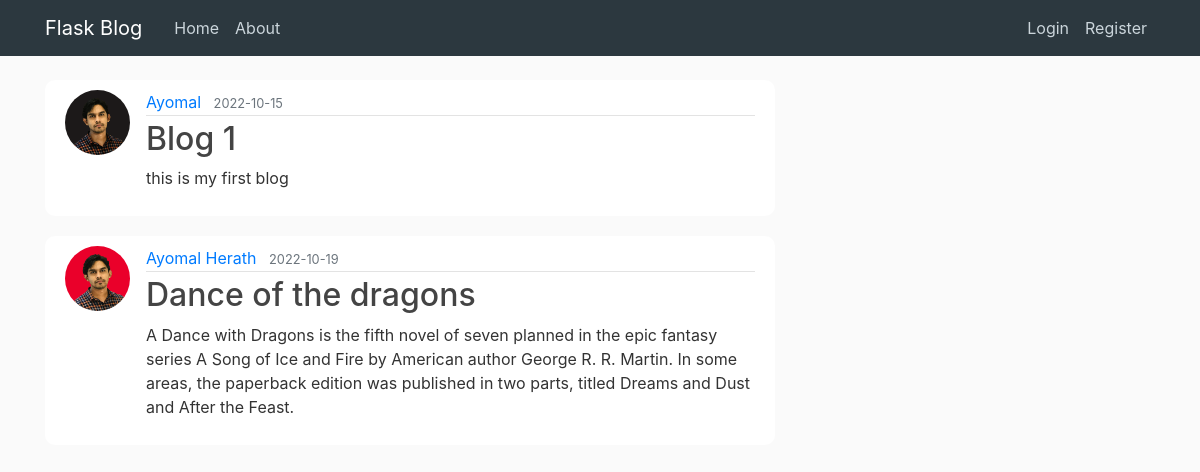
Page /home on the earlier database version.
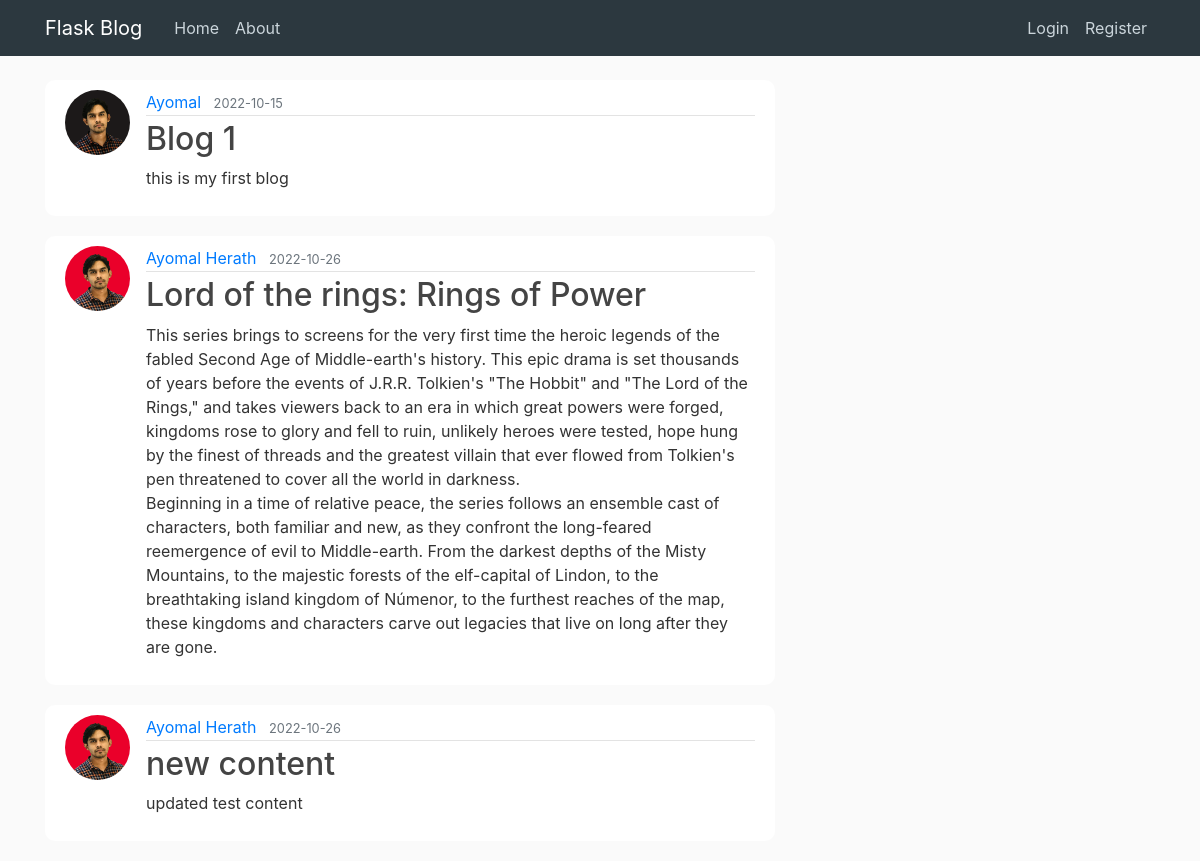
Same page on the later database version.
### blog/models.py (models this page shows, shortened)
class Post(db.Model):
    id = db.Column(db.Integer, primary_key=True)
    title = db.Column(db.String(100), nullable=False)
    date_posted = db.Column(db.DateTime, nullable=False, default=datetime.utcnow)
    content = db.Column(db.Text, nullable=False)
    user_id = db.Column(db.Integer, db.ForeignKey('user.id'), nullable=False)

class User(db.Model, UserMixin):
    id = db.Column(db.Integer, primary_key=True)
    username = db.Column(db.String(20), unique=True, nullable=False)
    email = db.Column(db.String(120), unique=True, nullable=False)
    image_file = db.Column(db.String(20), nullable=False, default='default.jpg')
    password = db.Column(db.String(60), nullable=False)
    posts = db.relationship('Post', backref='author', lazy=True)

### blog/routes.py (the view)
@app.route("/")
@app.route("/home")
def home():
    posts = Post.query.all()
    return render_template('home.html', posts=posts)

### blog/templates/home.html
{% extends "layout.html" %}
{% block content %}
    {% for post in posts %}
        <article class="media content-section">
            <img src="{{ url_for('static', filename='profile_pics/' + post.author.image_file)}}" class="rounded-circle article-img" alt="">
            <div class="media-body">
            <div class="article-metadata">
                <a class="mr-2" href="#">{{ post.author.username }}</a>
                <small class="text-muted">{{ post.date_posted.strftime('%Y-%m-%d') }}</small>
            </div>
            <h2><a class="article-title" href="{{ url_for('post', post_id=post.id)}}">{{ post.title }}</a></h2>
            <p class="article-content">{{ post.content }}</p>
            </div>
        </article>
    {% endfor %}
{% endblock content %}

### blog/templates/layout.html (shortened to what this page needs)
<!DOCTYPE html>
<html lang="en">
<head>
     <link rel="stylesheet" href="https://cdn.jsdelivr.net/npm/bootstrap@4.3.1/dist/css/bootstrap.min.css">
     <link rel="stylesheet" type="text/css" href="{{ url_for('static', filename='main.css') }}">
</head>
<body>
    <header class="site-header">
        <nav class="navbar navbar-expand-md navbar-dark bg-steel fixed-top">
          <div class="container">
            <a class="navbar-brand mr-4" href="/">Flask Blog</a>
            <div class="collapse navbar-collapse" id="navbarToggle">
              <div class="navbar-nav mr-auto">
                <a class="nav-item nav-link" href="{{url_for('home')}}">Home</a>
                <a class="nav-item nav-link" href="{{url_for('about')}}">About</a>
              </div>
              <div class="navbar-nav">
                {% if current_user.is_authenticated %}
                  <a class="nav-item nav-link" href="{{url_for('new_post')}}">New Post</a>
                  <a class="nav-item nav-link" href="{{url_for('account')}}">Account</a>
                  <a class="nav-item nav-link" href="{{url_for('logout')}}">Logout</a>
                {% else %}
                  <a class="nav-item nav-link" href="{{url_for('login')}}">Login</a>
                  <a class="nav-item nav-link" href="{{url_for('register')}}">Register</a>
                {% endif %}
              </div>
            </div>
          </div>
        </nav>
      </header>
      <main role="main" class="container">
        <div class="row">
          <div class="col-md-8">
            {% block content %}{% endblock %}
          </div>
        </div>
      </main>
</body>
</html>

### blog/static/main.css (style rules this page uses)
body { background: #fafafa; color: #333333; margin-top: 5rem; }
h1, h2, h3, h4, h5, h6 { color: #444444; }
.bg-steel { background-color: #2c383f; }
.site-header .navbar-nav .nav-link { color: #cbd5db; }
.content-section { background: #ffffff; padding: 10px 20px; border-radius: 10px; margin-bottom: 20px; }
.article-title { color: #444444; }
.article-content { white-space: pre-line; }
.article-img { height: 65px; width: 65px; margin-right: 16px; }
.article-metadata { padding-bottom: 1px; margin-bottom: 4px; border-bottom: 1px solid #e3e3e3 }

Differences in the rows shown:
removed Post: image_file (picture), author.username "Ayomal Herath", date_posted "2022-10-19", title "Dance of the dragons", content "A Dance with Dragons is the fifth novel of seven planned in the epic fantasy series A Song of Ice and Fire by American author George R. R. Martin. In some areas, the paperback edition was published in two parts, titled Dreams and Dust and After the Feast."
added Post: image_file (picture), author.username "Ayomal Herath", date_posted "2022-10-26", title "Lord of the rings: Rings of Power", content "This series brings to screens for the very first time the heroic legends of the fabled Second Age of Middle-earth's history. This epic drama is set thousands of years before the events of J.R.R. Tolkien's \"The Hobbit\" and \"The Lord of the Rings,\" and takes viewers back to an era in which great powers were forged, kingdoms rose to glory and fell to ruin, unlikely heroes were tested, hope hung by the finest of threads and the greatest villain that ever flowed from Tolkien's pen threatened to cover all the world in darkness. Beginning in a time of relative peace, the series follows an ensemble cast of characters, both familiar and new, as they confront the long-feared reemergence of evil to…"
added Post: image_file (picture), author.username "Ayomal Herath", date_posted "2022-10-26", title "new content", content "updated test content"
